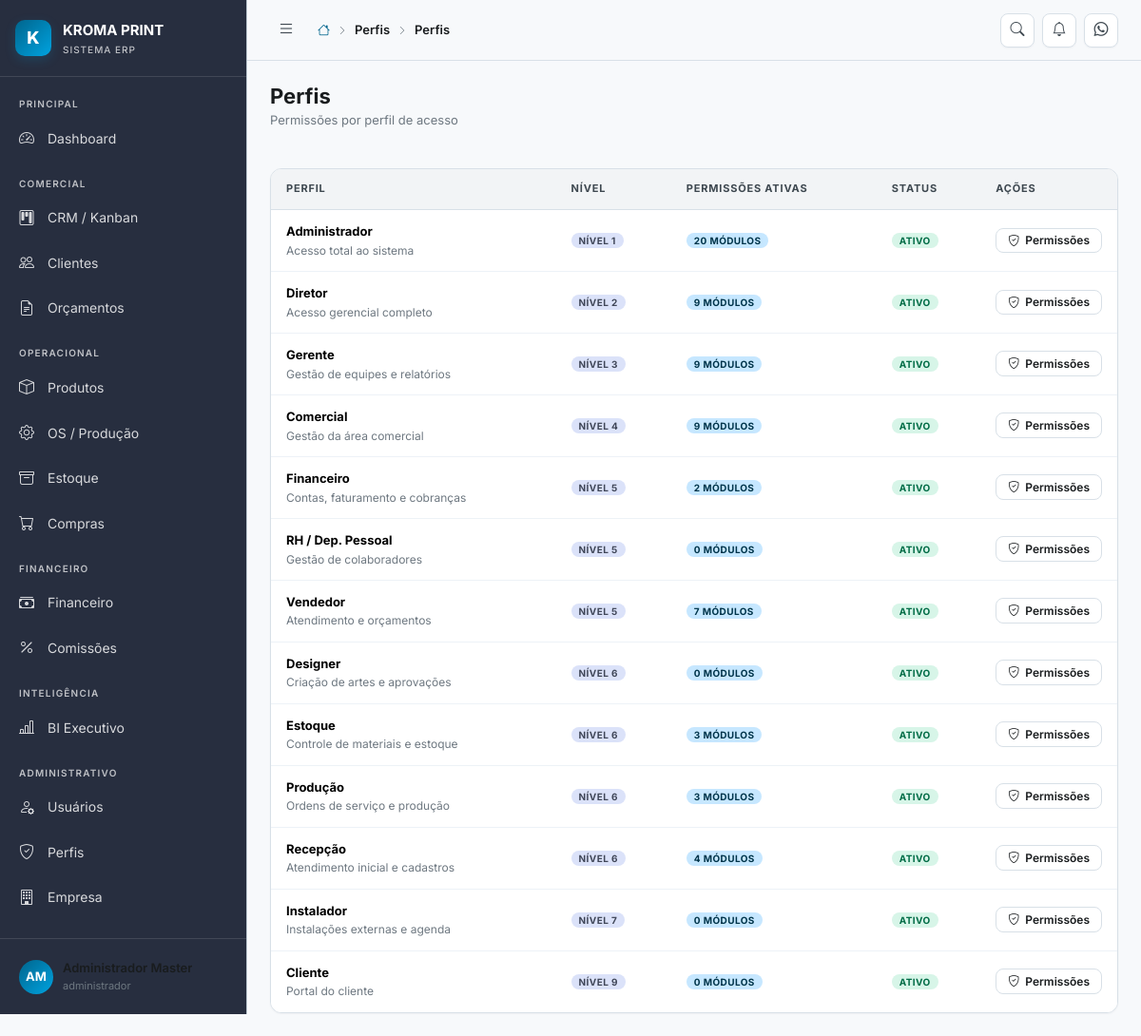
/perfis (signed in), run on the app's committed database.
### tables this page shows
CREATE TABLE IF NOT EXISTS perfis (
    id          INT UNSIGNED AUTO_INCREMENT PRIMARY KEY,
    nome        VARCHAR(50) NOT NULL UNIQUE,
    label       VARCHAR(100) NOT NULL,
    descricao   TEXT,
    nivel       TINYINT DEFAULT 5 COMMENT 'Nível hierárquico: 1=mais alto',
    ativo       TINYINT(1) DEFAULT 1,
    created_at  DATETIME DEFAULT CURRENT_TIMESTAMP
);

### app/Controllers/PerfilController.php (called while the page is built, shortened)
<?php
class PerfilController
{
    public function index(): void
    {
        try {
            $perfis = db()->query(
                "SELECT p.*, COUNT(pm.id) AS total_permissoes
                 FROM perfis p
                 LEFT JOIN permissoes pm ON pm.perfil_id = p.id AND pm.pode_ver = 1
                 GROUP BY p.id
                 ORDER BY p.nivel, p.label"
            )->fetchAll();
        } catch (\Exception $e) {
            $perfis = [];
        }
        $titulo = 'Perfis';
        $subtitulo = 'Permissões por perfil de acesso';
        $breadcrumbs = [['label' => 'Perfis', 'url' => '']];
        require APP_PATH . '/Views/perfis/index.php';
        $content = ob_get_clean();
        require APP_PATH . '/Views/layouts/main.php';
    }
}

### index.php (called while the page is built, shortened)
<?php
require_once CONFIG_PATH . '/database.php';
require_once APP_PATH . '/Services/Router.php';
$router = new App\Services\Router();
$router->dispatch();

### config/database.php (called while the page is built, shortened)
<?php
class Database
{
    private static ?PDO $instance = null;
    public static function getInstance(): PDO
    {
        if (self::$instance === null) {
            try {
                $dsn = sprintf(
                    'mysql:host=%s;port=%s;dbname=%s;charset=%s',
                    DB_HOST, DB_PORT, DB_NAME, DB_CHARSET
                );
                self::$instance = new PDO($dsn, DB_USER, DB_PASS, [
                    PDO::ATTR_ERRMODE            => PDO::ERRMODE_EXCEPTION,
                    PDO::ATTR_DEFAULT_FETCH_MODE => PDO::FETCH_ASSOC,
                    PDO::ATTR_EMULATE_PREPARES   => false,
                    PDO::MYSQL_ATTR_INIT_COMMAND => "SET NAMES utf8mb4 COLLATE utf8mb4_unicode_ci",
                ]);
            } catch (PDOException $e) {
                if (APP_ENV === 'development') {
                    die('Erro de conexão com banco de dados: ' . $e->getMessage());
                } else {
                    die('Erro interno do sistema. Tente novamente mais tarde.');
                }
            }
        }
        return self::$instance;
    }
}
function db(): PDO
{
    return Database::getInstance();
}

### app/Services/Auth.php (called while the page is built, shortened)
<?php
class Auth
{
    public static function usuario(): ?array
    {
        return $_SESSION['usuario'] ?? null;
    }
    public static function perfil(): ?string
    {
        return $_SESSION['usuario']['perfil'] ?? null;
    }
    public static function temPerfil(string|array $perfis): bool
    {
        $perfilAtual = self::perfil();
        if (is_array($perfis)) {
            return in_array($perfilAtual, $perfis);
        }
        return $perfilAtual === $perfis;
    }
    public static function pode(string $permissao): bool
    {
        $permissoes = $_SESSION['permissoes'] ?? [];
        return in_array($permissao, $permissoes) || self::temPerfil('administrador');
    }
}

### app/Views/perfis/index.php (the view)
<div class="table-wrapper">
    <table class="table">
        <thead>
            <tr>
                <th>Perfil</th>
                <th>Nível</th>
                <th>Permissões Ativas</th>
                <th>Status</th>
                <th width="140">Ações</th>
            </tr>
        </thead>
        <tbody>
            <?php foreach ($perfis as $perfil): ?>
            <tr>
                <td>
                    <div style="font-weight:700"><?= htmlspecialchars($perfil['label']) ?></div>
                    <div style="font-size:12px;color:var(--text-muted)"><?= htmlspecialchars($perfil['descricao'] ?? '') ?></div>
                </td>
                <td><span class="badge badge-info">Nível <?= (int)$perfil['nivel'] ?></span></td>
                <td><span class="badge badge-primary"><?= (int)$perfil['total_permissoes'] ?> módulos</span></td>
                <td>
                    <span class="badge <?= $perfil['ativo'] ? 'badge-success' : 'badge-secondary' ?>">
                        <?= $perfil['ativo'] ? 'Ativo' : 'Inativo' ?>
                    </span>
                </td>
                <td>
                    <a class="btn btn-secondary btn-sm" href="<?= APP_URL ?>/perfis/<?= $perfil['id'] ?>/permissoes">
                        <i class="bi bi-shield-check"></i> Permissões
                    </a>
                </td>
            </tr>
            <?php endforeach; ?>
        </tbody>
    </table>
</div>

### app/Services/Router.php (shortened to what this page needs)
<?php
class Router
{
    private array $routes = [];
    private string $basePath = '';
    public function __construct()
    {
        $scriptDir = dirname($_SERVER['SCRIPT_NAME']);
        $this->basePath = rtrim($scriptDir, '/');
    }
    private function addRoute(string $method, string $path, $handler): void
    {
        $this->routes[] = [
            'method'  => $method,
            'path'    => $path,
            'handler' => $handler,
        ];
    }
    public function dispatch(): void
    {
        $method = $_SERVER['REQUEST_METHOD'];
        $uri    = $_SERVER['REQUEST_URI'];
        $uri = '/' . ltrim(substr($uri, strlen($this->basePath)), '/');
        $uri = rtrim($uri, '/') ?: '/';
        foreach ($this->routes as $route) {
            if ($route['method'] !== $method) continue;
            $pattern = $this->pathToRegex($route['path']);
            if (preg_match($pattern, $uri, $matches)) {
                $params = array_filter($matches, 'is_string', ARRAY_FILTER_USE_KEY);
                $this->callHandler($route['handler'], $params);
                return;
            }
        }
    }
    private function pathToRegex(string $path): string
    {
        $pattern = preg_replace('/\/:([^\/]+)/', '/(?P<$1>[^/]+)', $path);
        return '#^' . $pattern . '$#';
    }
    private function callHandler($handler, array $params): void
    {
        if (is_string($handler) && strpos($handler, '@') !== false) {
            [$class, $method] = explode('@', $handler);
            $controller = new $fullClass();
            call_user_func_array([$controller, $method], $params);
            return;
        }
    }
}

### app/Views/layouts/main.php (shortened to what this page needs)
<?php
$usuario    = Auth::usuario();
$titulo     = $titulo ?? 'Dashboard';
$subtitulo  = $subtitulo ?? '';
$breadcrumbs = $breadcrumbs ?? [];
$iniciais = implode('', array_map(fn($p) => strtoupper($p[0]), array_slice(explode(' ', $usuario['nome'] ?? 'U'), 0, 2)));
?>
<!DOCTYPE html>
<html lang="pt-BR" data-theme="light">
<head>
    <link rel="stylesheet" href="https://cdn.jsdelivr.net/npm/bootstrap@5.3.2/dist/css/bootstrap.min.css">
    <link rel="stylesheet" href="https://cdn.jsdelivr.net/npm/bootstrap-icons@1.11.3/font/bootstrap-icons.min.css">
    <link rel="stylesheet" href="https://cdn.datatables.net/1.13.7/css/dataTables.bootstrap5.min.css">
    <link rel="stylesheet" href="<?= APP_URL ?>/public/assets/css/kroma.css">
</head>
<body>
<div class="kroma-wrapper">
    <aside class="sidebar" id="sidebar">
        <div class="sidebar-brand">
            <div class="logo-icon">K</div>
            <div>
                <div class="logo-text">KROMA PRINT</div>
                <div class="logo-sub">Sistema ERP</div>
            </div>
        </div>
        <nav class="sidebar-nav" id="sidebarNav">
            <div class="nav-group">
                <div class="nav-group-label">Principal</div>
                <a href="<?= APP_URL ?>/dashboard" class="nav-item" data-tooltip="Dashboard">
                    <i class="bi bi-speedometer2"></i>
                    <span class="nav-label">Dashboard</span>
                </a>
            </div>
            <?php if (Auth::pode('crm') || Auth::pode('clientes') || Auth::pode('orcamentos')): ?>
            <div class="nav-group">
                <div class="nav-group-label">Comercial</div>
                <?php if (Auth::pode('crm')): ?>
                <a href="<?= APP_URL ?>/crm" class="nav-item" data-tooltip="CRM">
                    <i class="bi bi-kanban"></i>
                    <span class="nav-label">CRM / Kanban</span>
                </a>
                <?php endif; ?>
                <?php if (Auth::pode('clientes')): ?>
                <a href="<?= APP_URL ?>/clientes" class="nav-item" data-tooltip="Clientes">
                    <i class="bi bi-people"></i>
                    <span class="nav-label">Clientes</span>
                </a>
                <?php endif; ?>
                <?php if (Auth::pode('orcamentos')): ?>
                <a href="<?= APP_URL ?>/orcamentos" class="nav-item" data-tooltip="Orçamentos">
                    <i class="bi bi-file-earmark-text"></i>
                    <span class="nav-label">Orçamentos</span>
                </a>
                <?php endif; ?>
            </div>
            <?php endif; ?>
            <?php if (Auth::pode('produtos') || Auth::pode('producao') || Auth::pode('estoque') || Auth::pode('compras')): ?>
            <div class="nav-group">
                <div class="nav-group-label">Operacional</div>
                <?php if (Auth::pode('produtos')): ?>
                <a href="<?= APP_URL ?>/produtos" class="nav-item" data-tooltip="Produtos">
                    <i class="bi bi-box"></i>
                    <span class="nav-label">Produtos</span>
                </a>
                <?php endif; ?>
                <?php if (Auth::pode('producao')): ?>
                <a href="<?= APP_URL ?>/producao" class="nav-item" data-tooltip="Produção">
                    <i class="bi bi-gear"></i>
                    <span class="nav-label">OS / Produção</span>
                </a>
                <?php endif; ?>
                <?php if (Auth::pode('estoque')): ?>
                <a href="<?= APP_URL ?>/estoque" class="nav-item" data-tooltip="Estoque">
                    <i class="bi bi-archive"></i>
                    <span class="nav-label">Estoque</span>
                </a>
                <?php endif; ?>
                <?php if (Auth::pode('compras')): ?>
                <a href="<?= APP_URL ?>/compras" class="nav-item" data-tooltip="Compras">
                    <i class="bi bi-cart"></i>
                    <span class="nav-label">Compras</span>
                </a>
                <?php endif; ?>
            </div>
            <?php endif; ?>
            <?php if (Auth::pode('financeiro') || Auth::pode('comissoes')): ?>
            <div class="nav-group">
                <div class="nav-group-label">Financeiro</div>
                <?php if (Auth::pode('financeiro')): ?>
                <a href="<?= APP_URL ?>/financeiro" class="nav-item" data-tooltip="Financeiro">
                    <i class="bi bi-cash-stack"></i>
                    <span class="nav-label">Financeiro</span>
                </a>
                <?php endif; ?>
                <?php if (Auth::pode('comissoes')): ?>
                <a href="<?= APP_URL ?>/comissoes" class="nav-item" data-tooltip="Comissões">
                    <i class="bi bi-percent"></i>
                    <span class="nav-label">Comissões</span>
                </a>
                <?php endif; ?>
            </div>
            <?php endif; ?>
            <?php if (Auth::pode('bi')): ?>
            <div class="nav-group">
                <div class="nav-group-label">Inteligência</div>
                <a href="<?= APP_URL ?>/bi" class="nav-item" data-tooltip="BI Executivo">
                    <i class="bi bi-bar-chart-line"></i>
                    <span class="nav-label">BI Executivo</span>
                </a>
            </div>
            <?php endif; ?>
            <?php if (Auth::pode('usuarios') || Auth::pode('empresa')): ?>
            <div class="nav-group">
                <div class="nav-group-label">Administrativo</div>
                <?php if (Auth::pode('usuarios')): ?>
                <a href="<?= APP_URL ?>/usuarios" class="nav-item" data-tooltip="Usuários">
                    <i class="bi bi-person-gear"></i>
                    <span class="nav-label">Usuários</span>
                </a>
                <a href="<?= APP_URL ?>/perfis" class="nav-item" data-tooltip="Perfis">
                    <i class="bi bi-shield-check"></i>
                    <span class="nav-label">Perfis</span>
                </a>
                <?php endif; ?>
                <?php if (Auth::pode('empresa')): ?>
                <a href="<?= APP_URL ?>/empresa" class="nav-item" data-tooltip="Empresa">
                    <i class="bi bi-building"></i>
                    <span class="nav-label">Empresa</span>
                </a>
                <?php endif; ?>
            </div>
            <?php endif; ?>
        </nav>
        <div class="sidebar-footer">
            <div class="dropdown">
                <div class="sidebar-user" data-bs-toggle="dropdown">
                    <div class="avatar avatar-sm"><?= htmlspecialchars($iniciais) ?></div>
                    <div class="user-info">
                        <div class="user-name"><?= htmlspecialchars($usuario['nome'] ?? '') ?></div>
                        <div class="user-role"><?= htmlspecialchars($usuario['perfil'] ?? '') ?></div>
                    </div>
                </div>
            </div>
        </div>
    </aside>
    <div class="main-content" id="mainContent">
        <header class="topbar">
            <button class="topbar-toggle" id="sidebarToggle" aria-label="Menu">
                <i class="bi bi-list"></i>
            </button>
            <div class="topbar-breadcrumb">
                <a href="<?= APP_URL ?>/dashboard"><i class="bi bi-house"></i></a>
                <?php foreach ($breadcrumbs as $crumb): ?>
                    <i class="bi bi-chevron-right" style="font-size:10px"></i>
                    <?php if (!empty($crumb['url'])): ?>
                        <a href="<?= APP_URL . $crumb['url'] ?>"><?= htmlspecialchars($crumb['label']) ?></a>
                    <?php else: ?>
                        <span class="current"><?= htmlspecialchars($crumb['label']) ?></span>
                    <?php endif; ?>
                <?php endforeach; ?>
                <?php if (!empty($breadcrumbs)): ?>
                    <i class="bi bi-chevron-right" style="font-size:10px"></i>
                <?php endif; ?>
                <span class="current"><?= htmlspecialchars($titulo) ?></span>
            </div>
            <div class="topbar-actions">
                <a href="#" class="topbar-btn" data-bs-toggle="tooltip" title="Busca rápida">
                    <i class="bi bi-search"></i>
                </a>
                <a href="#" class="topbar-btn" id="notif-btn">
                    <i class="bi bi-bell"></i>
                </a>
                <a href="#" class="topbar-btn" data-bs-toggle="tooltip" title="WhatsApp">
                    <i class="bi bi-whatsapp"></i>
                </a>
            </div>
        </header>
        <main class="page-content">
            <?php if ($titulo): ?>
            <div class="page-header">
                <div>
                    <h1 class="page-title"><?= htmlspecialchars($titulo) ?></h1>
                    <?php if ($subtitulo): ?>
                    <p class="page-subtitle"><?= htmlspecialchars($subtitulo) ?></p>
                    <?php endif; ?>
                </div>
            </div>
            <?php endif; ?>
            <?= $content ?? '' ?>
        </main>
    </div>
</div>
</body>
</html>

### data on the page
perfis: nome "administrador", label "Administrador", descricao "Acesso total ao sistema", nivel "1", total_permissoes "20", ativo "ATIVO"
perfis: label "Diretor", descricao "Acesso gerencial completo", nivel "2", total_permissoes "9", ativo "ATIVO"
perfis: label "Gerente", descricao "Gestão de equipes e relatórios", nivel "3", total_permissoes "9", ativo "ATIVO"
perfis: label "Comercial", descricao "Gestão da área comercial", nivel "4", total_permissoes "9", ativo "ATIVO"
perfis: label "Financeiro", descricao "Contas, faturamento e cobranças", nivel "5", total_permissoes "2", ativo "ATIVO"
perfis: label "RH / Dep. Pessoal", descricao "Gestão de colaboradores", nivel "5", total_permissoes "0", ativo "ATIVO"
perfis: label "Vendedor", descricao "Atendimento e orçamentos", nivel "5", total_permissoes "7", ativo "ATIVO"
perfis: label "Designer", descricao "Criação de artes e aprovações", nivel "6", total_permissoes "0", ativo "ATIVO"
perfis: label "Estoque", descricao "Controle de materiais e estoque", nivel "6", total_permissoes "3", ativo "ATIVO"
perfis: label "Produção", descricao "Ordens de serviço e produção", nivel "6", total_permissoes "3", ativo "ATIVO"
perfis: label "Recepção", descricao "Atendimento inicial e cadastros", nivel "6", total_permissoes "4", ativo "ATIVO"
perfis: label "Instalador", descricao "Instalações externas e agenda", nivel "7", total_permissoes "0", ativo "ATIVO"
perfis: label "Cliente", descricao "Portal do cliente", nivel "9", total_permissoes "0", ativo "ATIVO"

### other printed values
$crumb['label'] "Perfis"
